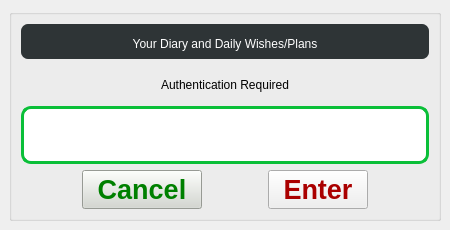
<?xml version="1.0" encoding="UTF-8"?>
<ui version="4.0">
 <class>PasswordWindow</class>
 <widget class="QMainWindow" name="PasswordWindow">
  <property name="geometry">
   <rect>
    <x>0</x>
    <y>0</y>
    <width>450</width>
    <height>230</height>
   </rect>
  </property>
  <property name="windowTitle">
   <string>Dialog</string>
  </property>
  <property name="styleSheet">
   <string notr="true">QMainWindow {
    background-color : transparent;
}
#centralWidget {
    background-color : transparent;
}
QGroupBox {
    background-color: rgba(114, 159, 207,  225);
    border-width:1.5px;
    border-color:blue;
    border-radius:15px;
}
QRadioButton{ 
    border-width:1.5px;
    border-color:blue;
    border-radius:15px;
	font: 75 14pt &quot;URW Bookman L&quot;;
} 
QRadioButton::indicator:unchecked:hover {
      image: url(:/Icons/green_light.png);
	  width:18px;
	  height:18px;
  }
QRadioButton::indicator::checked {
   image: url(:/Icons/apply.ico);
 	width:20px;
	height:20px; 
	background-color:  rgb(52, 101, 164);
	border-radius:5px;
}
QRadioButton::checked {
	font: 800 16pt &quot;URW Bookman L&quot;;
	color: rgb(252, 233, 79);
	background-color:  rgb(52, 101, 164);
	border-radius:5px;
}
 QLabel {
	border:0px solid black; 
	font-size: 20pt ; 
	font-weight:500;
	 background-color:transparent;
}

QPushButton {
	color:rgb(46, 52, 54);
	background-color: rgb(10, 191, 56);
	font: 600 20pt &quot;Ubuntu&quot;;
	padding-left:5px;
	padding-right:5px;
	padding-top:5px;
	padding-bottom:5px;
}


/*
QDialog  {  background-image:url( :/pics/pakistanOK.png);  background-position: center; background-repeat:no-repeat;  	background-color:  rgb(13, 10, 176);}

QGroupBox {
	background-color: rgba(14, 59, 107, 245); 
	border: 2px solid blue;
    border-radius:15px;
}
QPushButton {
	color:rgb(46, 52, 54);
	background-color: rgb(10, 191, 56);
	font: 600 20pt &quot;Ubuntu&quot;;
	padding-left:5px;
	padding-right:5px;
	padding-top:5px;
	padding-bottom:5px;
}
 
 
QLabel {
		color:white;
		font: 600 18pt &quot;Ubuntu&quot;;
		padding-left:5px; 
} 

Line {
	background-color:  rgb(85, 87, 83);
	height:1px;
}
 </string>
  </property>
  <widget class="QWidget" name="centralWidget">
   <layout class="QVBoxLayout" name="verticalLayout">
    <item>
     <widget class="QGroupBox" name="grpBox_PasswordProtection">
      <property name="maximumSize">
       <size>
        <width>16777215</width>
        <height>16777215</height>
       </size>
      </property>
      <property name="title">
       <string/>
      </property>
      <layout class="QVBoxLayout" name="verticalLayout_4">
       <item>
        <widget class="QLabel" name="lblWindowHeading_2">
         <property name="maximumSize">
          <size>
           <width>16777215</width>
           <height>50</height>
          </size>
         </property>
         <property name="styleSheet">
          <string notr="true">border:0px solid black;
padding-top:10px;
padding-bottom:5px;
color:white;
background-color: rgb(46, 52, 54);
border-radius:7px;</string>
         </property>
         <property name="text">
          <string>Your Diary and Daily Wishes/Plans</string>
         </property>
         <property name="alignment">
          <set>Qt::AlignCenter</set>
         </property>
         <property name="wordWrap">
          <bool>true</bool>
         </property>
        </widget>
       </item>
       <item>
        <widget class="QLabel" name="lblWindowHeading">
         <property name="maximumSize">
          <size>
           <width>16777215</width>
           <height>50</height>
          </size>
         </property>
         <property name="styleSheet">
          <string notr="true">border:0px solid black;
padding-top:10px;
padding-bottom:5px;
background-color:transparent;</string>
         </property>
         <property name="text">
          <string>Authentication Required</string>
         </property>
         <property name="alignment">
          <set>Qt::AlignCenter</set>
         </property>
         <property name="wordWrap">
          <bool>true</bool>
         </property>
        </widget>
       </item>
       <item>
        <widget class="QLineEdit" name="lblPassWord">
         <property name="minimumSize">
          <size>
           <width>0</width>
           <height>58</height>
          </size>
         </property>
         <property name="maximumSize">
          <size>
           <width>16777215</width>
           <height>60</height>
          </size>
         </property>
         <property name="styleSheet">
          <string notr="true">font: 800 36pt &quot;Times New Roman&quot;;  
background-color: rgb(255, 255, 255); 
border:3px solid rgb(10, 191, 56);
border-radius:10px;
color:black;</string>
         </property>
         <property name="inputMethodHints">
          <set>Qt::ImhDigitsOnly|Qt::ImhHiddenText|Qt::ImhNoAutoUppercase|Qt::ImhNoPredictiveText|Qt::ImhSensitiveData</set>
         </property>
         <property name="echoMode">
          <enum>QLineEdit::Password</enum>
         </property>
         <property name="alignment">
          <set>Qt::AlignCenter</set>
         </property>
         <property name="clearButtonEnabled">
          <bool>true</bool>
         </property>
        </widget>
       </item>
       <item>
        <layout class="QHBoxLayout" name="horizontalLayout">
         <item>
          <spacer name="horizontalSpacer_2">
           <property name="orientation">
            <enum>Qt::Horizontal</enum>
           </property>
           <property name="sizeHint" stdset="0">
            <size>
             <width>40</width>
             <height>20</height>
            </size>
           </property>
          </spacer>
         </item>
         <item>
          <widget class="QPushButton" name="CancelWindowpushButton">
           <property name="minimumSize">
            <size>
             <width>120</width>
             <height>0</height>
            </size>
           </property>
           <property name="maximumSize">
            <size>
             <width>200</width>
             <height>60</height>
            </size>
           </property>
           <property name="font">
            <font>
             <family>MS Shell Dlg 2</family>
             <pointsize>20</pointsize>
             <weight>87</weight>
             <italic>false</italic>
             <bold>true</bold>
            </font>
           </property>
           <property name="accessibleName">
            <string/>
           </property>
           <property name="styleSheet">
            <string notr="true">color: green;
background-color: rgb(211, 215, 207);
font:700 20pt &quot;MS Shell Dlg 2&quot;;
padding-left:10px;
padding-right:10px;</string>
           </property>
           <property name="text">
            <string>Cancel</string>
           </property>
          </widget>
         </item>
         <item>
          <spacer name="horizontalSpacer">
           <property name="orientation">
            <enum>Qt::Horizontal</enum>
           </property>
           <property name="sizeHint" stdset="0">
            <size>
             <width>40</width>
             <height>20</height>
            </size>
           </property>
          </spacer>
         </item>
         <item>
          <widget class="QPushButton" name="passwordpushButtonEnter">
           <property name="minimumSize">
            <size>
             <width>100</width>
             <height>0</height>
            </size>
           </property>
           <property name="maximumSize">
            <size>
             <width>100</width>
             <height>60</height>
            </size>
           </property>
           <property name="font">
            <font>
             <family>MS Shell Dlg 2</family>
             <pointsize>20</pointsize>
             <weight>87</weight>
             <italic>false</italic>
             <bold>true</bold>
            </font>
           </property>
           <property name="accessibleName">
            <string/>
           </property>
           <property name="styleSheet">
            <string notr="true">color: rgb(170, 0, 0);
font:700 20pt &quot;MS Shell Dlg 2&quot;;</string>
           </property>
           <property name="text">
            <string>Enter</string>
           </property>
          </widget>
         </item>
         <item>
          <spacer name="horizontalSpacer_5">
           <property name="orientation">
            <enum>Qt::Horizontal</enum>
           </property>
           <property name="sizeHint" stdset="0">
            <size>
             <width>40</width>
             <height>20</height>
            </size>
           </property>
          </spacer>
         </item>
        </layout>
       </item>
      </layout>
     </widget>
    </item>
   </layout>
  </widget>
 </widget>
 <resources/>
 <connections/>
</ui>
